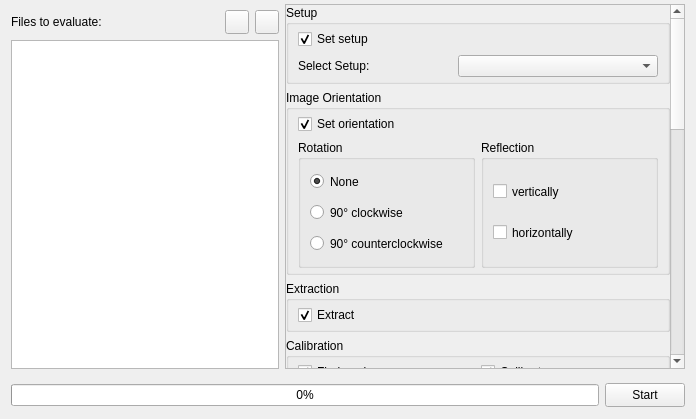
<?xml version="1.0" encoding="UTF-8"?>
<ui version="4.0">
 <class>Form</class>
 <widget class="QWidget" name="Form">
  <property name="geometry">
   <rect>
    <x>0</x>
    <y>0</y>
    <width>696</width>
    <height>419</height>
   </rect>
  </property>
  <property name="minimumSize">
   <size>
    <width>500</width>
    <height>300</height>
   </size>
  </property>
  <property name="windowTitle">
   <string>Form</string>
  </property>
  <layout class="QVBoxLayout" name="verticalLayout">
   <property name="topMargin">
    <number>4</number>
   </property>
   <property name="bottomMargin">
    <number>4</number>
   </property>
   <item>
    <widget class="QWidget" name="widget_content" native="true">
     <layout class="QHBoxLayout" name="horizontalLayout_2">
      <property name="leftMargin">
       <number>0</number>
      </property>
      <property name="topMargin">
       <number>0</number>
      </property>
      <property name="rightMargin">
       <number>0</number>
      </property>
      <property name="bottomMargin">
       <number>0</number>
      </property>
      <item>
       <widget class="QWidget" name="widget_files" native="true">
        <layout class="QVBoxLayout" name="verticalLayout_2">
         <property name="leftMargin">
          <number>0</number>
         </property>
         <property name="topMargin">
          <number>6</number>
         </property>
         <property name="rightMargin">
          <number>0</number>
         </property>
         <property name="bottomMargin">
          <number>0</number>
         </property>
         <item>
          <layout class="QHBoxLayout" name="horizontalLayout_3">
           <item>
            <widget class="QLabel" name="label_files">
             <property name="text">
              <string>Files to evaluate:</string>
             </property>
            </widget>
           </item>
           <item>
            <widget class="QPushButton" name="button_remove_folder">
             <property name="minimumSize">
              <size>
               <width>24</width>
               <height>24</height>
              </size>
             </property>
             <property name="maximumSize">
              <size>
               <width>24</width>
               <height>24</height>
              </size>
             </property>
             <property name="text">
              <string/>
             </property>
             <property name="icon">
              <iconset>
               <normaloff>../img/remove.svg</normaloff>../img/remove.svg</iconset>
             </property>
            </widget>
           </item>
           <item>
            <widget class="QPushButton" name="button_add_folder">
             <property name="minimumSize">
              <size>
               <width>24</width>
               <height>24</height>
              </size>
             </property>
             <property name="maximumSize">
              <size>
               <width>24</width>
               <height>24</height>
              </size>
             </property>
             <property name="toolTip">
              <string>Select folder</string>
             </property>
             <property name="text">
              <string/>
             </property>
             <property name="icon">
              <iconset>
               <normaloff>../img/plus.svg</normaloff>../img/plus.svg</iconset>
             </property>
            </widget>
           </item>
          </layout>
         </item>
         <item>
          <widget class="QTableWidget" name="table_files"/>
         </item>
        </layout>
       </widget>
      </item>
      <item>
       <widget class="QWidget" name="widget_settings" native="true">
        <property name="minimumSize">
         <size>
          <width>400</width>
          <height>0</height>
         </size>
        </property>
        <property name="maximumSize">
         <size>
          <width>310</width>
          <height>16777215</height>
         </size>
        </property>
        <layout class="QHBoxLayout" name="horizontalLayout_7">
         <property name="spacing">
          <number>0</number>
         </property>
         <property name="leftMargin">
          <number>0</number>
         </property>
         <property name="topMargin">
          <number>0</number>
         </property>
         <property name="rightMargin">
          <number>0</number>
         </property>
         <property name="bottomMargin">
          <number>0</number>
         </property>
         <item>
          <widget class="QScrollArea" name="scrollArea">
           <property name="frameShadow">
            <enum>QFrame::Raised</enum>
           </property>
           <property name="lineWidth">
            <number>0</number>
           </property>
           <property name="widgetResizable">
            <bool>true</bool>
           </property>
           <widget class="QWidget" name="scrollAreaWidgetContents">
            <property name="geometry">
             <rect>
              <x>0</x>
              <y>-737</y>
              <width>381</width>
              <height>1100</height>
             </rect>
            </property>
            <property name="sizePolicy">
             <sizepolicy hsizetype="Preferred" vsizetype="Preferred">
              <horstretch>0</horstretch>
              <verstretch>0</verstretch>
             </sizepolicy>
            </property>
            <property name="minimumSize">
             <size>
              <width>0</width>
              <height>1100</height>
             </size>
            </property>
            <layout class="QVBoxLayout" name="verticalLayout_12">
             <property name="leftMargin">
              <number>0</number>
             </property>
             <property name="topMargin">
              <number>0</number>
             </property>
             <property name="rightMargin">
              <number>0</number>
             </property>
             <property name="bottomMargin">
              <number>0</number>
             </property>
             <item>
              <widget class="QWidget" name="widget" native="true">
               <property name="sizePolicy">
                <sizepolicy hsizetype="Preferred" vsizetype="Expanding">
                 <horstretch>0</horstretch>
                 <verstretch>0</verstretch>
                </sizepolicy>
               </property>
               <layout class="QVBoxLayout" name="verticalLayout_6">
                <property name="leftMargin">
                 <number>0</number>
                </property>
                <property name="topMargin">
                 <number>0</number>
                </property>
                <property name="rightMargin">
                 <number>0</number>
                </property>
                <property name="bottomMargin">
                 <number>0</number>
                </property>
                <item>
                 <widget class="QGroupBox" name="group_0_setup">
                  <property name="title">
                   <string>Setup</string>
                  </property>
                  <layout class="QVBoxLayout" name="verticalLayout_8">
                   <property name="topMargin">
                    <number>4</number>
                   </property>
                   <property name="bottomMargin">
                    <number>4</number>
                   </property>
                   <item>
                    <widget class="QCheckBox" name="checkBox_setup">
                     <property name="enabled">
                      <bool>true</bool>
                     </property>
                     <property name="text">
                      <string>Set setup</string>
                     </property>
                     <property name="checked">
                      <bool>true</bool>
                     </property>
                    </widget>
                   </item>
                   <item>
                    <widget class="QWidget" name="widget_setup" native="true">
                     <layout class="QHBoxLayout" name="horizontalLayout_4">
                      <property name="leftMargin">
                       <number>0</number>
                      </property>
                      <property name="topMargin">
                       <number>0</number>
                      </property>
                      <property name="rightMargin">
                       <number>0</number>
                      </property>
                      <property name="bottomMargin">
                       <number>0</number>
                      </property>
                      <item>
                       <widget class="QLabel" name="label_setup">
                        <property name="text">
                         <string>Select Setup:</string>
                        </property>
                       </widget>
                      </item>
                      <item>
                       <widget class="QComboBox" name="combobox_setup">
                        <property name="minimumSize">
                         <size>
                          <width>200</width>
                          <height>0</height>
                         </size>
                        </property>
                       </widget>
                      </item>
                     </layout>
                    </widget>
                   </item>
                  </layout>
                 </widget>
                </item>
                <item>
                 <widget class="QGroupBox" name="group_1_orientation">
                  <property name="title">
                   <string>Image Orientation</string>
                  </property>
                  <layout class="QVBoxLayout" name="verticalLayout_7">
                   <property name="topMargin">
                    <number>4</number>
                   </property>
                   <property name="bottomMargin">
                    <number>4</number>
                   </property>
                   <item>
                    <widget class="QCheckBox" name="checkBox_orientation">
                     <property name="enabled">
                      <bool>true</bool>
                     </property>
                     <property name="text">
                      <string>Set orientation</string>
                     </property>
                     <property name="checked">
                      <bool>true</bool>
                     </property>
                    </widget>
                   </item>
                   <item>
                    <widget class="QWidget" name="widget_orientation" native="true">
                     <layout class="QHBoxLayout" name="horizontalLayout_5">
                      <property name="leftMargin">
                       <number>0</number>
                      </property>
                      <property name="topMargin">
                       <number>0</number>
                      </property>
                      <property name="rightMargin">
                       <number>0</number>
                      </property>
                      <property name="bottomMargin">
                       <number>0</number>
                      </property>
                      <item>
                       <widget class="QGroupBox" name="groupBox_rotation">
                        <property name="title">
                         <string>Rotation</string>
                        </property>
                        <layout class="QVBoxLayout" name="verticalLayout_4">
                         <item>
                          <widget class="QRadioButton" name="radio_rotation_none">
                           <property name="minimumSize">
                            <size>
                             <width>0</width>
                             <height>25</height>
                            </size>
                           </property>
                           <property name="text">
                            <string>None</string>
                           </property>
                           <property name="checked">
                            <bool>true</bool>
                           </property>
                          </widget>
                         </item>
                         <item>
                          <widget class="QRadioButton" name="radio_rotation_90_cw">
                           <property name="minimumSize">
                            <size>
                             <width>0</width>
                             <height>25</height>
                            </size>
                           </property>
                           <property name="text">
                            <string>90° clockwise</string>
                           </property>
                          </widget>
                         </item>
                         <item>
                          <widget class="QRadioButton" name="radio_rotation_90_ccw">
                           <property name="minimumSize">
                            <size>
                             <width>0</width>
                             <height>25</height>
                            </size>
                           </property>
                           <property name="text">
                            <string>90° counterclockwise</string>
                           </property>
                          </widget>
                         </item>
                        </layout>
                       </widget>
                      </item>
                      <item>
                       <widget class="QGroupBox" name="groupBox_reflection">
                        <property name="enabled">
                         <bool>true</bool>
                        </property>
                        <property name="title">
                         <string>Reflection</string>
                        </property>
                        <layout class="QVBoxLayout" name="verticalLayout_5">
                         <item>
                          <widget class="QCheckBox" name="checkbox_reflect_vertically">
                           <property name="minimumSize">
                            <size>
                             <width>0</width>
                             <height>25</height>
                            </size>
                           </property>
                           <property name="text">
                            <string>vertically</string>
                           </property>
                          </widget>
                         </item>
                         <item>
                          <widget class="QCheckBox" name="checkbox_reflect_horizontally">
                           <property name="sizePolicy">
                            <sizepolicy hsizetype="Minimum" vsizetype="Fixed">
                             <horstretch>0</horstretch>
                             <verstretch>0</verstretch>
                            </sizepolicy>
                           </property>
                           <property name="minimumSize">
                            <size>
                             <width>0</width>
                             <height>25</height>
                            </size>
                           </property>
                           <property name="text">
                            <string>horizontally</string>
                           </property>
                          </widget>
                         </item>
                        </layout>
                       </widget>
                      </item>
                     </layout>
                    </widget>
                   </item>
                  </layout>
                 </widget>
                </item>
                <item>
                 <widget class="QGroupBox" name="group_2_extraction">
                  <property name="title">
                   <string>Extraction</string>
                  </property>
                  <layout class="QVBoxLayout" name="verticalLayout_9">
                   <property name="topMargin">
                    <number>4</number>
                   </property>
                   <property name="bottomMargin">
                    <number>4</number>
                   </property>
                   <item>
                    <widget class="QCheckBox" name="checkBox_extraction">
                     <property name="enabled">
                      <bool>true</bool>
                     </property>
                     <property name="sizePolicy">
                      <sizepolicy hsizetype="Fixed" vsizetype="Fixed">
                       <horstretch>0</horstretch>
                       <verstretch>0</verstretch>
                      </sizepolicy>
                     </property>
                     <property name="text">
                      <string>Extract</string>
                     </property>
                     <property name="checked">
                      <bool>true</bool>
                     </property>
                    </widget>
                   </item>
                  </layout>
                 </widget>
                </item>
                <item>
                 <widget class="QGroupBox" name="group_3_calibration">
                  <property name="title">
                   <string>Calibration</string>
                  </property>
                  <layout class="QHBoxLayout" name="horizontalLayout_6">
                   <property name="leftMargin">
                    <number>9</number>
                   </property>
                   <property name="topMargin">
                    <number>4</number>
                   </property>
                   <property name="bottomMargin">
                    <number>4</number>
                   </property>
                   <item>
                    <widget class="QCheckBox" name="checkBox_find_peaks">
                     <property name="enabled">
                      <bool>true</bool>
                     </property>
                     <property name="text">
                      <string>Find peaks</string>
                     </property>
                     <property name="checked">
                      <bool>true</bool>
                     </property>
                    </widget>
                   </item>
                   <item>
                    <widget class="QCheckBox" name="checkBox_calibrate">
                     <property name="enabled">
                      <bool>true</bool>
                     </property>
                     <property name="text">
                      <string>Calibrate</string>
                     </property>
                     <property name="checked">
                      <bool>true</bool>
                     </property>
                    </widget>
                   </item>
                  </layout>
                 </widget>
                </item>
                <item>
                 <widget class="QGroupBox" name="group_4_peak_selection">
                  <property name="minimumSize">
                   <size>
                    <width>0</width>
                    <height>230</height>
                   </size>
                  </property>
                  <property name="title">
                   <string>Peak Selection</string>
                  </property>
                  <layout class="QVBoxLayout" name="verticalLayout_11">
                   <property name="topMargin">
                    <number>4</number>
                   </property>
                   <property name="bottomMargin">
                    <number>4</number>
                   </property>
                   <item>
                    <widget class="QCheckBox" name="checkBox_peak_selection">
                     <property name="enabled">
                      <bool>true</bool>
                     </property>
                     <property name="text">
                      <string>Set peaks</string>
                     </property>
                     <property name="checked">
                      <bool>true</bool>
                     </property>
                    </widget>
                   </item>
                   <item>
                    <layout class="QHBoxLayout" name="brillouin_region_layout">
                     <item>
                      <widget class="QLabel" name="label_Brillouin_regions">
                       <property name="sizePolicy">
                        <sizepolicy hsizetype="Expanding" vsizetype="Fixed">
                         <horstretch>0</horstretch>
                         <verstretch>0</verstretch>
                        </sizepolicy>
                       </property>
                       <property name="text">
                        <string>Brillouin regions [GHz]:</string>
                       </property>
                      </widget>
                     </item>
                     <item>
                      <widget class="QPushButton" name="button_region_brillouin_remove">
                       <property name="minimumSize">
                        <size>
                         <width>24</width>
                         <height>24</height>
                        </size>
                       </property>
                       <property name="maximumSize">
                        <size>
                         <width>24</width>
                         <height>24</height>
                        </size>
                       </property>
                       <property name="text">
                        <string/>
                       </property>
                       <property name="icon">
                        <iconset>
                         <normaloff>../img/remove.svg</normaloff>../img/remove.svg</iconset>
                       </property>
                      </widget>
                     </item>
                     <item>
                      <widget class="QPushButton" name="button_region_brillouin_add">
                       <property name="minimumSize">
                        <size>
                         <width>24</width>
                         <height>24</height>
                        </size>
                       </property>
                       <property name="maximumSize">
                        <size>
                         <width>24</width>
                         <height>24</height>
                        </size>
                       </property>
                       <property name="toolTip">
                        <string>Select folder</string>
                       </property>
                       <property name="text">
                        <string/>
                       </property>
                       <property name="icon">
                        <iconset>
                         <normaloff>../img/plus.svg</normaloff>../img/plus.svg</iconset>
                       </property>
                      </widget>
                     </item>
                    </layout>
                   </item>
                   <item>
                    <widget class="QTableWidget" name="tableWidget_Brillouin">
                     <property name="minimumSize">
                      <size>
                       <width>0</width>
                       <height>50</height>
                      </size>
                     </property>
                     <property name="showGrid">
                      <bool>true</bool>
                     </property>
                     <property name="rowCount">
                      <number>1</number>
                     </property>
                     <property name="columnCount">
                      <number>2</number>
                     </property>
                     <attribute name="horizontalHeaderStretchLastSection">
                      <bool>true</bool>
                     </attribute>
                     <row/>
                     <column/>
                     <column/>
                    </widget>
                   </item>
                   <item>
                    <layout class="QHBoxLayout" name="rayleigh_region_layout">
                     <item>
                      <widget class="QLabel" name="label_Rayleigh_regions">
                       <property name="sizePolicy">
                        <sizepolicy hsizetype="Expanding" vsizetype="Fixed">
                         <horstretch>0</horstretch>
                         <verstretch>0</verstretch>
                        </sizepolicy>
                       </property>
                       <property name="text">
                        <string>Rayleigh regions [GHz]:</string>
                       </property>
                      </widget>
                     </item>
                     <item>
                      <widget class="QPushButton" name="button_region_rayleigh_remove">
                       <property name="minimumSize">
                        <size>
                         <width>24</width>
                         <height>24</height>
                        </size>
                       </property>
                       <property name="maximumSize">
                        <size>
                         <width>24</width>
                         <height>24</height>
                        </size>
                       </property>
                       <property name="text">
                        <string/>
                       </property>
                       <property name="icon">
                        <iconset>
                         <normaloff>../img/remove.svg</normaloff>../img/remove.svg</iconset>
                       </property>
                      </widget>
                     </item>
                     <item>
                      <widget class="QPushButton" name="button_region_rayleigh_add">
                       <property name="minimumSize">
                        <size>
                         <width>24</width>
                         <height>24</height>
                        </size>
                       </property>
                       <property name="maximumSize">
                        <size>
                         <width>24</width>
                         <height>24</height>
                        </size>
                       </property>
                       <property name="toolTip">
                        <string>Select folder</string>
                       </property>
                       <property name="text">
                        <string/>
                       </property>
                       <property name="icon">
                        <iconset>
                         <normaloff>../img/plus.svg</normaloff>../img/plus.svg</iconset>
                       </property>
                      </widget>
                     </item>
                    </layout>
                   </item>
                   <item>
                    <widget class="QTableWidget" name="tableWidget_Rayleigh">
                     <property name="minimumSize">
                      <size>
                       <width>0</width>
                       <height>50</height>
                      </size>
                     </property>
                     <property name="rowCount">
                      <number>1</number>
                     </property>
                     <property name="columnCount">
                      <number>2</number>
                     </property>
                     <attribute name="horizontalHeaderStretchLastSection">
                      <bool>true</bool>
                     </attribute>
                     <row/>
                     <column/>
                     <column/>
                    </widget>
                   </item>
                  </layout>
                 </widget>
                </item>
                <item>
                 <widget class="QGroupBox" name="group_5_evaluation">
                  <property name="title">
                   <string>Evaluation &amp;&amp; Export</string>
                  </property>
                  <layout class="QVBoxLayout" name="verticalLayout_3">
                   <property name="spacing">
                    <number>0</number>
                   </property>
                   <property name="leftMargin">
                    <number>0</number>
                   </property>
                   <property name="topMargin">
                    <number>4</number>
                   </property>
                   <property name="rightMargin">
                    <number>0</number>
                   </property>
                   <property name="bottomMargin">
                    <number>4</number>
                   </property>
                   <item>
                    <layout class="QHBoxLayout" name="horizontalLayout_9">
                     <property name="leftMargin">
                      <number>9</number>
                     </property>
                     <property name="rightMargin">
                      <number>9</number>
                     </property>
                     <item>
                      <widget class="QCheckBox" name="checkBox_evaluation">
                       <property name="enabled">
                        <bool>true</bool>
                       </property>
                       <property name="text">
                        <string>Evaluate</string>
                       </property>
                       <property name="checked">
                        <bool>true</bool>
                       </property>
                      </widget>
                     </item>
                     <item>
                      <widget class="QCheckBox" name="checkBox_export">
                       <property name="text">
                        <string>Export</string>
                       </property>
                       <property name="checked">
                        <bool>true</bool>
                       </property>
                      </widget>
                     </item>
                    </layout>
                   </item>
                   <item>
                    <widget class="QWidget" name="widget_parameters" native="true">
                     <property name="minimumSize">
                      <size>
                       <width>0</width>
                       <height>470</height>
                      </size>
                     </property>
                    </widget>
                   </item>
                  </layout>
                 </widget>
                </item>
               </layout>
              </widget>
             </item>
            </layout>
           </widget>
          </widget>
         </item>
        </layout>
       </widget>
      </item>
     </layout>
    </widget>
   </item>
   <item>
    <widget class="QWidget" name="widget_buttons" native="true">
     <property name="minimumSize">
      <size>
       <width>0</width>
       <height>40</height>
      </size>
     </property>
     <property name="maximumSize">
      <size>
       <width>16777215</width>
       <height>40</height>
      </size>
     </property>
     <layout class="QHBoxLayout" name="horizontalLayout">
      <property name="leftMargin">
       <number>0</number>
      </property>
      <property name="topMargin">
       <number>0</number>
      </property>
      <property name="rightMargin">
       <number>0</number>
      </property>
      <property name="bottomMargin">
       <number>0</number>
      </property>
      <item>
       <widget class="QProgressBar" name="progressBar">
        <property name="minimumSize">
         <size>
          <width>0</width>
          <height>22</height>
         </size>
        </property>
        <property name="value">
         <number>0</number>
        </property>
        <property name="alignment">
         <set>Qt::AlignCenter</set>
        </property>
       </widget>
      </item>
      <item>
       <widget class="QPushButton" name="button_start_cancel">
        <property name="minimumSize">
         <size>
          <width>0</width>
          <height>24</height>
         </size>
        </property>
        <property name="maximumSize">
         <size>
          <width>100</width>
          <height>16777215</height>
         </size>
        </property>
        <property name="text">
         <string>Start</string>
        </property>
       </widget>
      </item>
     </layout>
    </widget>
   </item>
  </layout>
 </widget>
 <resources/>
 <connections/>
</ui>
